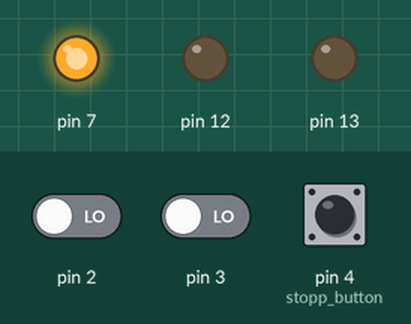
The sketch below on a simulated Arduino Uno, built with avr-gcc and run on an emulated ATmega328P. Shown: output pins drawn as LEDs (lit = HIGH). Dashed ring = blinking. The test bench sets the inputs (shaded band); at power-on: pin 4 (stopp_button) LOW, pin 2 LOW, pin 3 LOW.

Above: at 1.2 s.
1.3 s: pin 4 (stopp_button) pulled HIGH for 0.15 s
At 1.63 s:
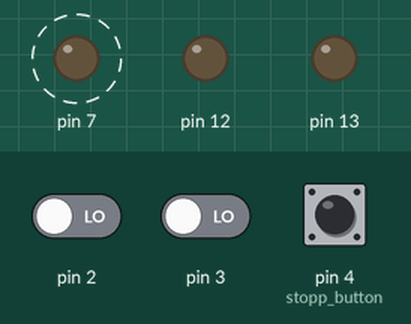
4.3 s: pin 2 driven HIGH
At 5.7 s:
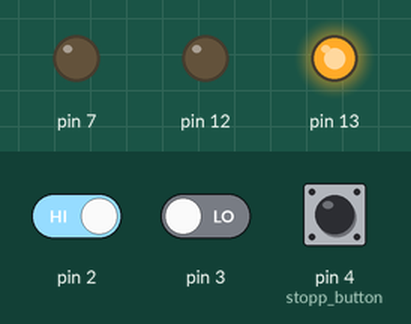
6.0 s: pin 3 driven HIGH
At 6.33 s:
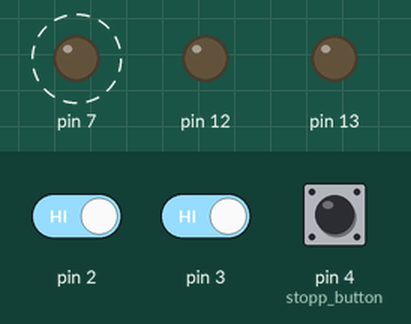
9.0 s: pin 2 driven LOW
At 9.5 s:
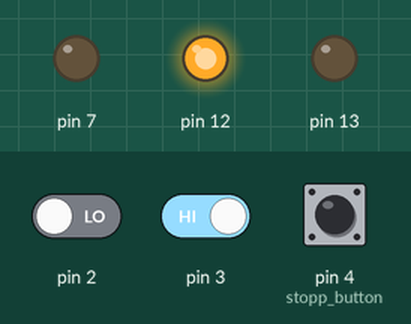
10.7 s: pin 4 (stopp_button) pulled HIGH for 1 s
At 12.6 s:
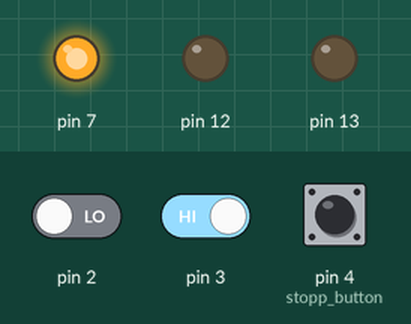
Timing chart, 0 to 14.1 s (numbered marks = the images above; inputs shaded):
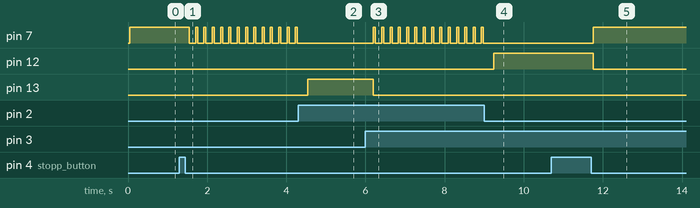

The sketch:

exempel.ino
```cpp
bool Q1 =false; bool Q2 =false;
bool stopp =false;

void setup()
{
  pinMode(2, INPUT);
  pinMode(3, INPUT);
  pinMode(4, INPUT);
  pinMode(7, OUTPUT);
  pinMode(12, OUTPUT);
  pinMode(13, OUTPUT);
}

void loop()
{
  bool s2 = digitalRead(2);
  bool s3 = digitalRead(3);
  get_stopp();

  Q1 = (((Q1 || s2) && !s3) && stopp);   //se tegning over motor-logikk
  Q2 = (((Q2 || s3) && !s2) && stopp);   //se tegning over motor-logikk

  if (Q1)
  {
    digitalWrite(12, LOW);
      delay(100);   // Gi motor tid til å stoppe
    digitalWrite(13, HIGH);
    digitalWrite(7,LOW);
  }
  else if (Q2)
  {
    digitalWrite(13, LOW);
      delay(100);   // Gi motor tid til å stoppe
    digitalWrite(12, HIGH);
    digitalWrite(7,LOW);
  }
  else
  {
    digitalWrite(12,LOW);
    digitalWrite(13,LOW);

    if (stopp == true)    // Flash if armed
    {
      digitalWrite(7,HIGH); delay(50); digitalWrite(7, LOW); delay(100);
    }
    else  // Konstant lys hvis stoppet
    {
      digitalWrite(7,HIGH);
    }
  }
  delay(10);   // Delay her er kun for tinkercad simulering blir bedre
}

void get_stopp()
{
   int stopp_button = 4;
   if (digitalRead(stopp_button) == true)
   {
     stopp = !stopp;    // Toggle state
   }
   while(digitalRead(stopp_button) == true);
   delay(50);     // Løkka kanselerer kontakt debounce
}
```

Measured:
- after the input at 1.3 s, pin 7: alternates HIGH for 0.05 s and LOW for 0.16 s, starting after 0.25 s
- after the input at 4.3 s, pin 7: stops changing and stays LOW; pin 13: LOW → HIGH after 0.24 s
- after the input at 6.0 s, pin 7: alternates HIGH for 0.05 s and LOW for 0.16 s, starting after 0.20 s; pin 13: HIGH → LOW after 0.20 s
- after the input at 9.0 s, pin 7: stops changing and stays LOW; pin 12: LOW → HIGH after 0.24 s
- after the input at 10.7 s, pin 7: LOW → HIGH after 1.1 s; pin 12: HIGH → LOW after 1.1 s
